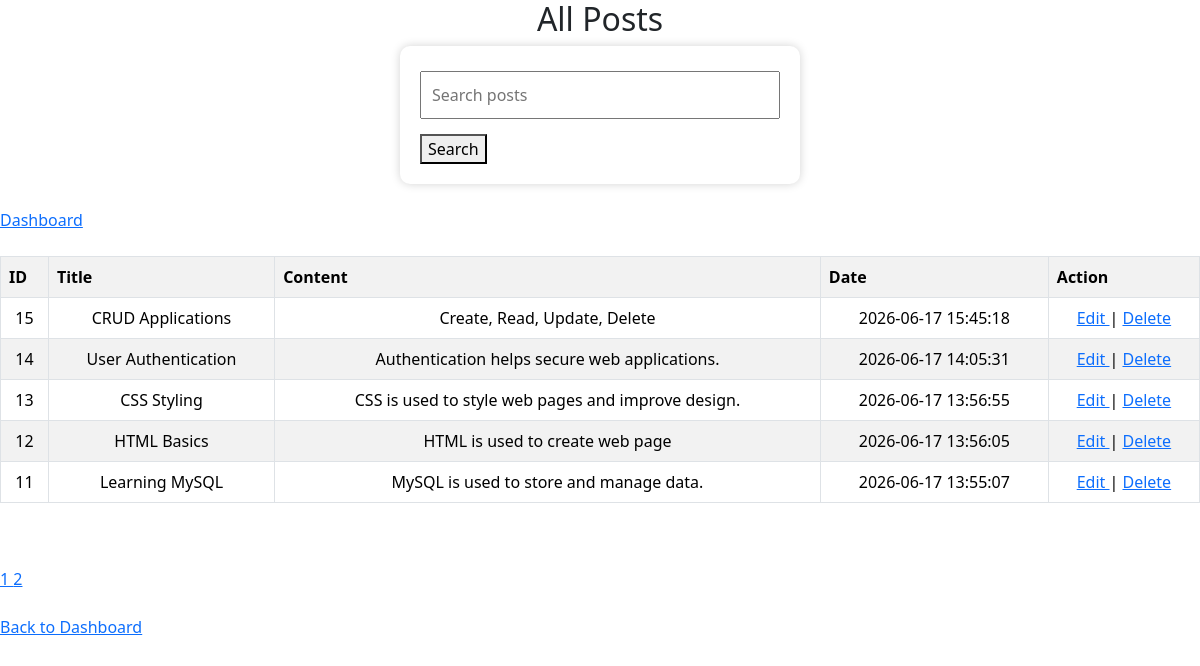
The app's page /read.php with its own data.
### tables this page shows
CREATE TABLE `posts` (
  `id` int(11) NOT NULL,
  `title` varchar(255) NOT NULL,
  `content` text NOT NULL,
  `created_at` timestamp NOT NULL DEFAULT current_timestamp()
);

### read.php (the view, shortened to what this page needs)
<?php
include "config.php";
$limit = 5;
$page = isset($_GET['page']) ? $_GET['page'] : 1;
$offset = ($page - 1) * $limit;
$search = "";
$count_result = mysqli_query($conn, "SELECT COUNT(*) as total FROM posts");
$count_row = mysqli_fetch_assoc($count_result);
$total_posts = $count_row['total'];
$total_pages = ceil($total_posts / $limit);
$query = "SELECT * FROM posts
          WHERE title LIKE '%$search%'
          OR content LIKE '%$search%'
          ORDER BY id DESC
          LIMIT $limit OFFSET $offset";
$result = mysqli_query($conn, $query);
?>
<!DOCTYPE html>
<html>
<head>
    <link rel="stylesheet" href="style.css">
    <link href="https://cdn.jsdelivr.net/npm/bootstrap@5.3.3/dist/css/bootstrap.min.css" rel="stylesheet">
</head>
<body>
    <h2>All Posts</h2>
    <form method="GET">
        <input type="text"
            name="search"
            placeholder="Search posts"
            value="<?php echo $search; ?>">
        <button type="submit">Search</button>
    </form>
    <br>
    <a href="dashboard.php">Dashboard</a>
    <br><br>
    <table class="table table-bordered table-striped">
        <tr>
            <th>ID</th>
            <th>Title</th>
            <th>Content</th>
            <th>Date</th>
            <th>Action</th>
        </tr>
        <?php while ($row = mysqli_fetch_assoc($result)) { ?>
            <tr>
                <td><?php echo $row['id']; ?></td>
                <td><?php echo $row['title']; ?></td>
                <td><?php echo $row['content']; ?></td>
                <td><?php echo $row['created_at']; ?></td>
                <td>
                    <a href="update.php?id=<?php echo $row['id']; ?>">
                        Edit
                    </a>
                    |
                    <a href="delete.php?id=<?php echo $row['id']; ?>">
                        Delete
                    </a>
                </td>
            </tr>
        <?php } ?>
    </table>
    <br><br>
    <?php
    for ($i = 1; $i <= $total_pages; $i++) {
    ?>
        <a href="read.php?page=<?php echo $i; ?>&search=<?php echo $search; ?>">
            <?php echo $i; ?>
        </a>
    <?php
    }
    ?>
    <br><br>
    <a href="dashboard.php">Back to Dashboard</a>
</body>
<body>
</html>

### style.css (style rules this page uses)
body { font-family: Arial, sans-serif; background-color:#f4f6f9; margin:40px; }
h1,h2 { text-align:center; }
form { width:400px; margin:auto; background:white; padding:20px; border-radius:10px; box-shadow:0px 0px 10px lightgray; }
input[type=text], input[type=password], textarea { width:100%; padding:10px; margin-top:5px; margin-bottom:15px; }
table { width:90%; margin:auto; border-collapse:collapse; background:white; }
th { background-color:#007bff; color:white; }
th,td { border:1px solid #ddd; padding:10px; text-align:center; }
a { text-decoration:none; }

### records on screen
posts: id "15", title "CRUD Applications", content "Create, Read, Update, Delete", created_at "2026-06-17 15:45:18"
posts: id "14", title "User Authentication", content "Authentication helps secure web applications.", created_at "2026-06-17 14:05:31"
posts: id "13", title "CSS Styling", content "CSS is used to style web pages and improve design.", created_at "2026-06-17 13:56:55"
posts: id "12", title "HTML Basics", content "HTML is used to create web page", created_at "2026-06-17 13:56:05"
posts: id "11", title "Learning MySQL", content "MySQL is used to store and manage data.", created_at "2026-06-17 13:55:07"
